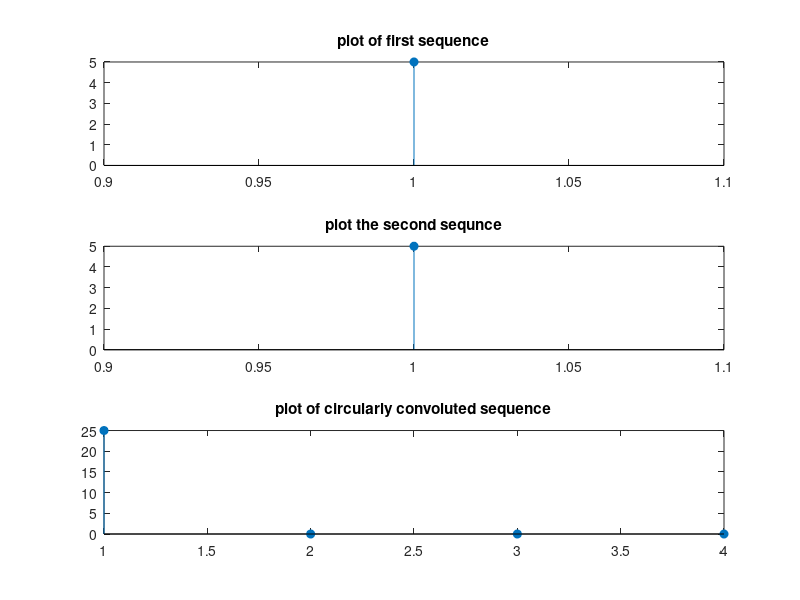

Here is the MATLAB script that generated this plot:
clc; clear all;
x1=input('enter the first sequence'); 
x2=input('enter the second sequence');
n=4;

subplot(3,1,1);
stem(x1,'filled');
title('plot of first sequence'); 

subplot(3,1,2);
stem(x2,'filled');
title('plot the second sequnce');

y1=fft(x1,n);
y2=fft(x2,n); 
y3=y1.*y2; 
y=ifft(y3);
disp('the circular convolution result is	');
disp(y); 
subplot(3,1,3);
stem(y,'filled');
title('plot of circularly convoluted sequence');

